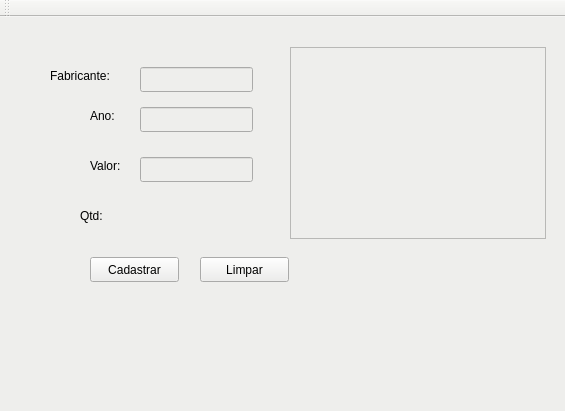
<?xml version="1.0" encoding="UTF-8"?>
<ui version="4.0">
 <class>MainWindow</class>
 <widget class="QMainWindow" name="MainWindow">
  <property name="geometry">
   <rect>
    <x>0</x>
    <y>0</y>
    <width>565</width>
    <height>411</height>
   </rect>
  </property>
  <property name="windowTitle">
   <string>MainWindow</string>
  </property>
  <property name="styleSheet">
   <string notr="true">background-color: rgb(238, 238, 236);</string>
  </property>
  <widget class="QWidget" name="centralWidget">
   <widget class="QLabel" name="label">
    <property name="geometry">
     <rect>
      <x>50</x>
      <y>50</y>
      <width>81</width>
      <height>17</height>
     </rect>
    </property>
    <property name="text">
     <string>Fabricante:</string>
    </property>
   </widget>
   <widget class="QLabel" name="label_2">
    <property name="geometry">
     <rect>
      <x>90</x>
      <y>90</y>
      <width>67</width>
      <height>17</height>
     </rect>
    </property>
    <property name="text">
     <string>Ano:</string>
    </property>
   </widget>
   <widget class="QLabel" name="label_3">
    <property name="geometry">
     <rect>
      <x>90</x>
      <y>140</y>
      <width>67</width>
      <height>17</height>
     </rect>
    </property>
    <property name="text">
     <string>Valor:</string>
    </property>
   </widget>
   <widget class="QLineEdit" name="lineEdit">
    <property name="geometry">
     <rect>
      <x>140</x>
      <y>50</y>
      <width>113</width>
      <height>25</height>
     </rect>
    </property>
   </widget>
   <widget class="QLineEdit" name="lineEdit_2">
    <property name="geometry">
     <rect>
      <x>140</x>
      <y>90</y>
      <width>113</width>
      <height>25</height>
     </rect>
    </property>
   </widget>
   <widget class="QLineEdit" name="lineEdit_3">
    <property name="geometry">
     <rect>
      <x>140</x>
      <y>140</y>
      <width>113</width>
      <height>25</height>
     </rect>
    </property>
   </widget>
   <widget class="QPushButton" name="pushButton">
    <property name="geometry">
     <rect>
      <x>90</x>
      <y>240</y>
      <width>89</width>
      <height>25</height>
     </rect>
    </property>
    <property name="text">
     <string>Cadastrar</string>
    </property>
   </widget>
   <widget class="QPushButton" name="pushButton_2">
    <property name="geometry">
     <rect>
      <x>200</x>
      <y>240</y>
      <width>89</width>
      <height>25</height>
     </rect>
    </property>
    <property name="text">
     <string>Limpar</string>
    </property>
   </widget>
   <widget class="QLabel" name="label_4">
    <property name="geometry">
     <rect>
      <x>80</x>
      <y>190</y>
      <width>67</width>
      <height>17</height>
     </rect>
    </property>
    <property name="text">
     <string>Qtd:</string>
    </property>
   </widget>
   <widget class="QListWidget" name="listWidget">
    <property name="geometry">
     <rect>
      <x>290</x>
      <y>30</y>
      <width>256</width>
      <height>192</height>
     </rect>
    </property>
   </widget>
   <widget class="QLabel" name="label_5">
    <property name="geometry">
     <rect>
      <x>130</x>
      <y>190</y>
      <width>67</width>
      <height>17</height>
     </rect>
    </property>
    <property name="text">
     <string/>
    </property>
   </widget>
  </widget>
  <widget class="QMenuBar" name="menuBar">
   <property name="geometry">
    <rect>
     <x>0</x>
     <y>0</y>
     <width>565</width>
     <height>22</height>
    </rect>
   </property>
  </widget>
  <widget class="QToolBar" name="mainToolBar">
   <attribute name="toolBarArea">
    <enum>TopToolBarArea</enum>
   </attribute>
   <attribute name="toolBarBreak">
    <bool>false</bool>
   </attribute>
  </widget>
  <widget class="QStatusBar" name="statusBar"/>
 </widget>
 <layoutdefault spacing="6" margin="11"/>
 <resources/>
 <connections/>
</ui>
